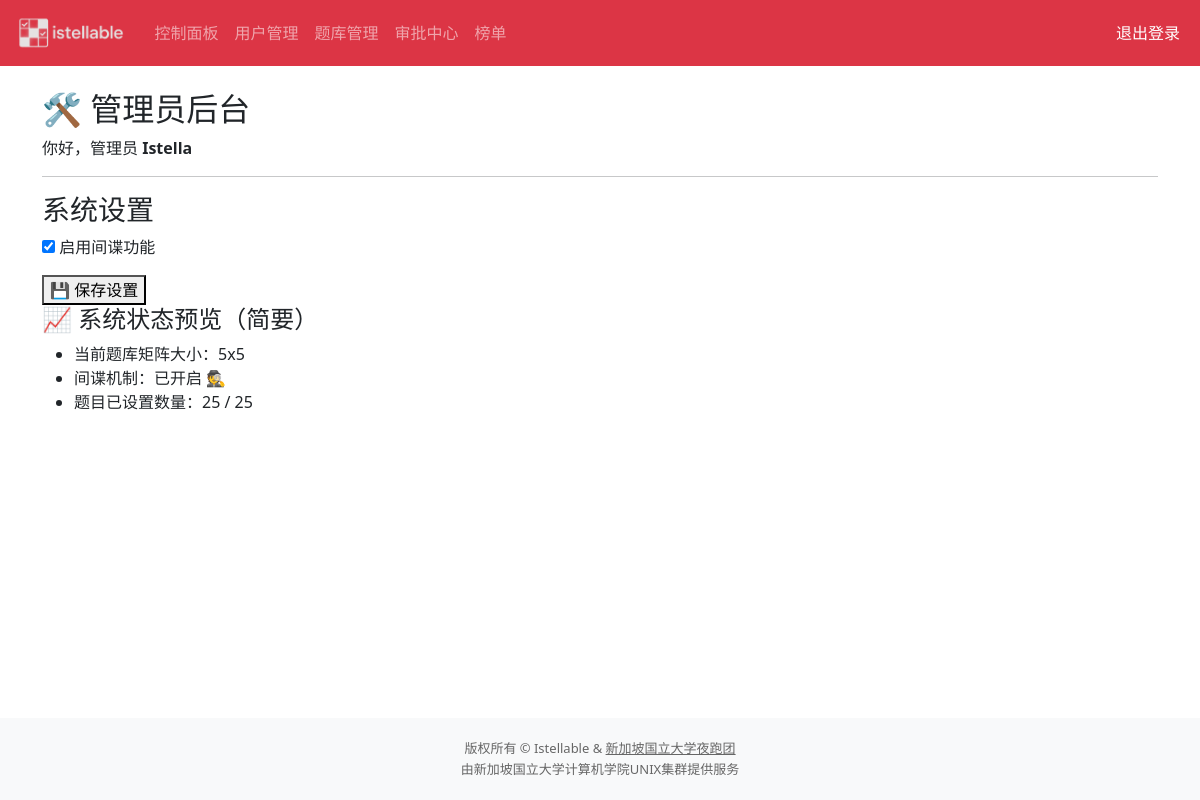
Screenshot of /admin/dashboard (signed in) with the database file from the repository.
### app/models/user.py (models this page shows, shortened)
class User(UserMixin, db.Model):
    __tablename__ = 'users'
    id = db.Column(db.Integer, primary_key=True)
    username = db.Column(db.String(50), unique=True, nullable=False)
    password_hash = db.Column(db.String(255), nullable=False)
    is_admin = db.Column(db.Boolean, default=False)
    is_super_admin = db.Column(db.Boolean, default=False)
    created_at = db.Column(db.DateTime, server_default=db.func.now())
    team = db.relationship("UserTeam", back_populates="user", uselist=False)

### app/models/bingo_config.py (models this page shows)
class BingoConfig(db.Model):
    __tablename__ = 'bingo_config'
    id = db.Column(db.Integer, primary_key=True, default=1)
    matrix_size = db.Column(db.Integer, nullable=False, default=5)
    spy_enabled = db.Column(db.Boolean, default=False)
    updated_at = db.Column(db.DateTime, default=db.func.now(), onupdate=db.func.now())

### app/routes/admin.py (the view)
@admin_bp.route("/dashboard")
@login_required
def admin_dashboard():
    if not current_user.is_admin:
        return redirect("/player/dashboard")
    bingo_config = BingoConfig.query.get(1)
    if not bingo_config:
        bingo_config = BingoConfig(matrix_size=5)
        db.session.add(bingo_config)
        db.session.commit()
    total = Problem.query.count()
    return render_template(
        "admin/dashboard.html",
        user=current_user,
        bingo_config=bingo_config,  # ⚠️ 避免与 app.config 冲突
        problem_count=total
    )

### app/__init__.py (called while the page is built)
def create_app():
    app = Flask(
        __name__,
        static_folder=os.path.abspath(os.path.join(os.path.dirname(__file__), "..", "static")),
        static_url_path="/static"
    )
    app.config.from_object(Config)
    db.init_app(app)
    login_manager.init_app(app)
    migrate.init_app(app, db)
    from app.routes import auth_bp, admin_bp, player_bp
    app.register_blueprint(auth_bp)
    app.register_blueprint(admin_bp, url_prefix="/admin")
    app.register_blueprint(player_bp, url_prefix="/player")
    @app.context_processor
    def inject_user_role():
        return {
            "is_admin": current_user.is_authenticated and current_user.is_admin,
            "is_super_admin": current_user.is_authenticated and current_user.is_super_admin,
            "current_user": current_user
        }
    return app

### app/routes/auth.py (called while the page is built)
@login_manager.user_loader
def load_user(user_id):
    return User.query.get(int(user_id))

### app/templates/admin/dashboard.html
{% extends "layout.html" %}
{% block content %}
<h2>🛠️ 管理员后台</h2>
<p>你好，管理员 <strong>{{ user.username }}</strong></p>
<hr>
<h3>系统设置</h3>
<form method="post" action="{{ url_for('admin_bp.toggle_spy') }}">
    <p>
        <label>
            <input type="checkbox" name="spy_enabled" {% if bingo_config.spy_enabled %}checked{% endif %}>
            启用间谍功能
        </label>
    </p>
    <button type="submit">💾 保存设置</button>
</form>
<h4>📈 系统状态预览（简要）</h4>
<ul>
    <li>当前题库矩阵大小：{{ bingo_config.matrix_size }}x{{ bingo_config.matrix_size }}</li>
    <li>间谍机制：{{ '已开启 🕵️' if bingo_config.spy_enabled else '未开启 ❌' }}</li>
    <li>题目已设置数量：{{ problem_count }} / {{ bingo_config.matrix_size * bingo_config.matrix_size }}</li>
</ul>
{% endblock %}

### app/templates/layout.html (style rules this page uses)
html, body { height: 100%; margin: 0; }
body { display: flex; flex-direction: column; min-height: 100vh; }

### rows the page displays
User: username "Istella"
BingoConfig: spy_enabled "☑", matrix_size "5", spy_enabled "已开启 🕵️", bingo_config.matrix_size*bingo_config.matrix_size "25"

### other values shown
{{ problem_count }} "25"
